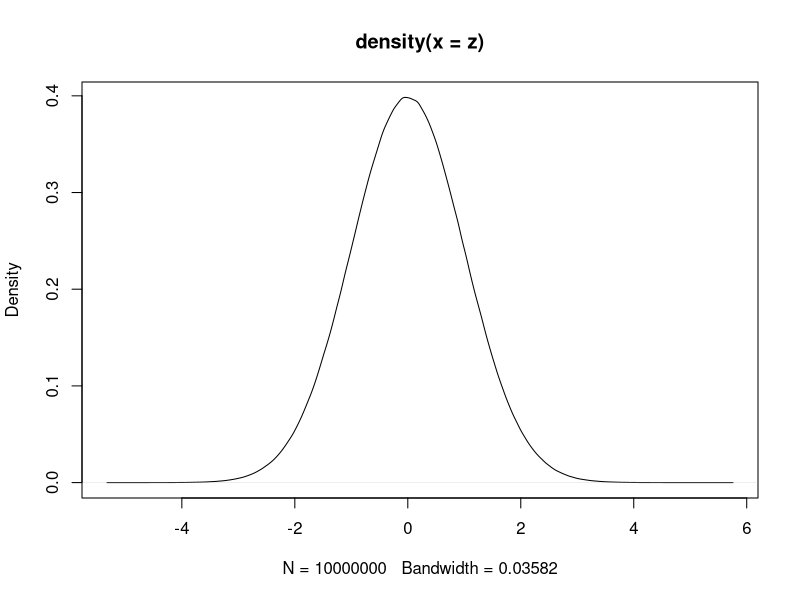
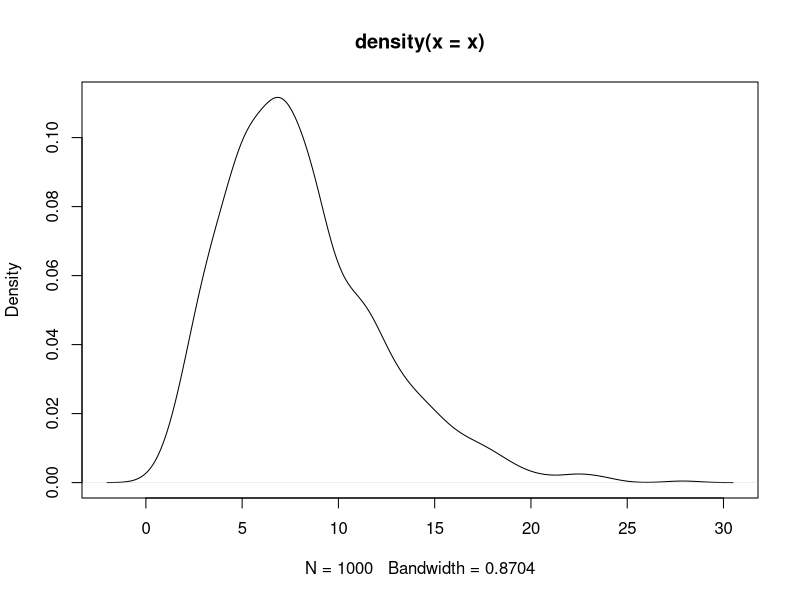

The R script that drew these images, in order:
##CI construction 

z=rnorm(10000000)
plot(density(z))

#for 90% CI
quantile(z, 0.05)

#for 95% CI
quantile(z, 0.025)


#for 99% CI
quantile(z, 0.005)

##CI for population proportion 
#mean=p, sd=sqrt(pq/n)

qnorm(0.025)

#95%CI=[phat-1.96*SQRT(p1/n), phat+1.96*SQRT(p1/n)]


qnorm(0.05)

#95%CI=[phat-1.64*SQRT(p1/n), phat+1.64*SQRT(p1/n)]


#chi square distribution 
x=rchisq(1000
         , df=8)
x

plot(density(x))

quantile(x, 0.05)
